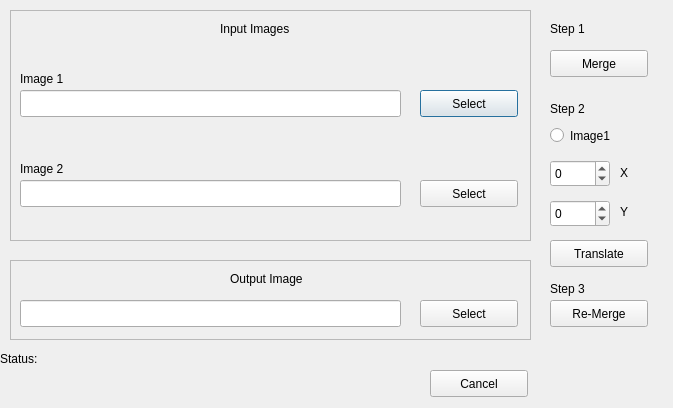
<?xml version="1.0" encoding="UTF-8"?>
<ui version="4.0">
 <class>Dialog</class>
 <widget class="QDialog" name="Dialog">
  <property name="geometry">
   <rect>
    <x>0</x>
    <y>0</y>
    <width>673</width>
    <height>408</height>
   </rect>
  </property>
  <property name="windowTitle">
   <string>Dialog</string>
  </property>
  <widget class="QFrame" name="frame">
   <property name="geometry">
    <rect>
     <x>10</x>
     <y>10</y>
     <width>521</width>
     <height>231</height>
    </rect>
   </property>
   <property name="frameShape">
    <enum>QFrame::StyledPanel</enum>
   </property>
   <property name="frameShadow">
    <enum>QFrame::Raised</enum>
   </property>
   <widget class="QLabel" name="label">
    <property name="geometry">
     <rect>
      <x>210</x>
      <y>10</y>
      <width>101</width>
      <height>17</height>
     </rect>
    </property>
    <property name="text">
     <string>Input Images</string>
    </property>
   </widget>
   <widget class="QLineEdit" name="img1">
    <property name="geometry">
     <rect>
      <x>10</x>
      <y>80</y>
      <width>381</width>
      <height>27</height>
     </rect>
    </property>
   </widget>
   <widget class="QLabel" name="label_2">
    <property name="geometry">
     <rect>
      <x>10</x>
      <y>60</y>
      <width>66</width>
      <height>17</height>
     </rect>
    </property>
    <property name="text">
     <string>Image 1</string>
    </property>
   </widget>
   <widget class="QLabel" name="label_3">
    <property name="geometry">
     <rect>
      <x>10</x>
      <y>150</y>
      <width>66</width>
      <height>17</height>
     </rect>
    </property>
    <property name="text">
     <string>Image 2</string>
    </property>
   </widget>
   <widget class="QLineEdit" name="img2">
    <property name="geometry">
     <rect>
      <x>10</x>
      <y>170</y>
      <width>381</width>
      <height>27</height>
     </rect>
    </property>
   </widget>
   <widget class="QPushButton" name="imgbtn1">
    <property name="geometry">
     <rect>
      <x>410</x>
      <y>80</y>
      <width>98</width>
      <height>27</height>
     </rect>
    </property>
    <property name="text">
     <string>Select</string>
    </property>
   </widget>
   <widget class="QPushButton" name="imgbtn2">
    <property name="geometry">
     <rect>
      <x>410</x>
      <y>170</y>
      <width>98</width>
      <height>27</height>
     </rect>
    </property>
    <property name="text">
     <string>Select</string>
    </property>
   </widget>
  </widget>
  <widget class="QLabel" name="status">
   <property name="geometry">
    <rect>
     <x>0</x>
     <y>350</y>
     <width>541</width>
     <height>17</height>
    </rect>
   </property>
   <property name="text">
    <string>Status:</string>
   </property>
  </widget>
  <widget class="QFrame" name="frame_2">
   <property name="geometry">
    <rect>
     <x>10</x>
     <y>260</y>
     <width>521</width>
     <height>80</height>
    </rect>
   </property>
   <property name="frameShape">
    <enum>QFrame::StyledPanel</enum>
   </property>
   <property name="frameShadow">
    <enum>QFrame::Raised</enum>
   </property>
   <widget class="QLabel" name="label_5">
    <property name="geometry">
     <rect>
      <x>220</x>
      <y>10</y>
      <width>101</width>
      <height>17</height>
     </rect>
    </property>
    <property name="text">
     <string>Output Image</string>
    </property>
   </widget>
   <widget class="QLineEdit" name="output">
    <property name="geometry">
     <rect>
      <x>10</x>
      <y>40</y>
      <width>381</width>
      <height>27</height>
     </rect>
    </property>
   </widget>
   <widget class="QPushButton" name="btnoutput">
    <property name="geometry">
     <rect>
      <x>410</x>
      <y>40</y>
      <width>98</width>
      <height>27</height>
     </rect>
    </property>
    <property name="text">
     <string>Select</string>
    </property>
   </widget>
  </widget>
  <widget class="QPushButton" name="merge">
   <property name="geometry">
    <rect>
     <x>550</x>
     <y>50</y>
     <width>98</width>
     <height>27</height>
    </rect>
   </property>
   <property name="text">
    <string>Merge</string>
   </property>
  </widget>
  <widget class="QLabel" name="label_6">
   <property name="geometry">
    <rect>
     <x>550</x>
     <y>20</y>
     <width>66</width>
     <height>17</height>
    </rect>
   </property>
   <property name="text">
    <string>Step 1</string>
   </property>
  </widget>
  <widget class="QLabel" name="label_7">
   <property name="geometry">
    <rect>
     <x>550</x>
     <y>100</y>
     <width>66</width>
     <height>17</height>
    </rect>
   </property>
   <property name="text">
    <string>Step 2</string>
   </property>
  </widget>
  <widget class="QRadioButton" name="selectImage">
   <property name="geometry">
    <rect>
     <x>550</x>
     <y>120</y>
     <width>116</width>
     <height>31</height>
    </rect>
   </property>
   <property name="text">
    <string>Image1</string>
   </property>
  </widget>
  <widget class="QSpinBox" name="translateX">
   <property name="geometry">
    <rect>
     <x>550</x>
     <y>160</y>
     <width>60</width>
     <height>27</height>
    </rect>
   </property>
   <property name="minimum">
    <number>-10</number>
   </property>
   <property name="maximum">
    <number>10</number>
   </property>
  </widget>
  <widget class="QSpinBox" name="translateY">
   <property name="geometry">
    <rect>
     <x>550</x>
     <y>200</y>
     <width>60</width>
     <height>27</height>
    </rect>
   </property>
   <property name="minimum">
    <number>-10</number>
   </property>
   <property name="maximum">
    <number>10</number>
   </property>
  </widget>
  <widget class="QLabel" name="label_8">
   <property name="geometry">
    <rect>
     <x>620</x>
     <y>164</y>
     <width>66</width>
     <height>17</height>
    </rect>
   </property>
   <property name="text">
    <string>X</string>
   </property>
  </widget>
  <widget class="QLabel" name="label_9">
   <property name="geometry">
    <rect>
     <x>620</x>
     <y>203</y>
     <width>66</width>
     <height>17</height>
    </rect>
   </property>
   <property name="text">
    <string>Y</string>
   </property>
  </widget>
  <widget class="QPushButton" name="translate">
   <property name="geometry">
    <rect>
     <x>550</x>
     <y>240</y>
     <width>98</width>
     <height>27</height>
    </rect>
   </property>
   <property name="text">
    <string>Translate</string>
   </property>
  </widget>
  <widget class="QLabel" name="label_10">
   <property name="geometry">
    <rect>
     <x>550</x>
     <y>280</y>
     <width>66</width>
     <height>17</height>
    </rect>
   </property>
   <property name="text">
    <string>Step 3</string>
   </property>
  </widget>
  <widget class="QPushButton" name="remerge">
   <property name="geometry">
    <rect>
     <x>550</x>
     <y>300</y>
     <width>98</width>
     <height>27</height>
    </rect>
   </property>
   <property name="text">
    <string>Re-Merge</string>
   </property>
  </widget>
  <widget class="QPushButton" name="cancel">
   <property name="geometry">
    <rect>
     <x>430</x>
     <y>370</y>
     <width>98</width>
     <height>27</height>
    </rect>
   </property>
   <property name="text">
    <string>Cancel</string>
   </property>
  </widget>
  <zorder>frame_2</zorder>
  <zorder>frame</zorder>
  <zorder>status</zorder>
  <zorder>merge</zorder>
  <zorder>label_6</zorder>
  <zorder>label_7</zorder>
  <zorder>selectImage</zorder>
  <zorder>translateX</zorder>
  <zorder>translateY</zorder>
  <zorder>label_8</zorder>
  <zorder>label_9</zorder>
  <zorder>translate</zorder>
  <zorder>label_10</zorder>
  <zorder>remerge</zorder>
  <zorder>cancel</zorder>
 </widget>
 <resources/>
 <connections/>
</ui>
